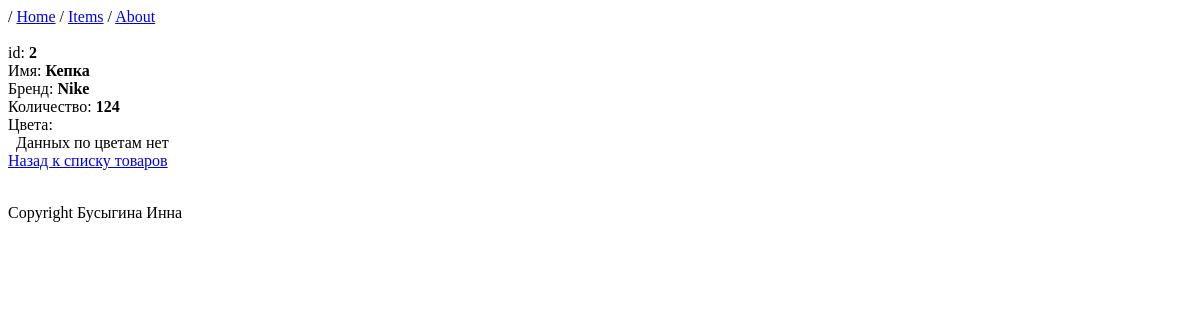
The app's page /item/2 with its own data.
### MainApp/models.py (models this page shows, shortened)
class Item(models.Model):
    name = models.CharField(max_length=100)
    brand = models.CharField(max_length=100)
    count = models.PositiveIntegerField()
    note = models.TextField(max_length=200,default="Описание элемента")
    colors = models.ManyToManyField(to=Color)

### MainApp/views.py (the view)
# urls.py: path('item/<int:item_id>', views.item_details, name ='item-detail')
def item_details(request, item_id: id):
    try:
        item_db = Item.objects.get(id=item_id)
        return render(request, "item.html", {"item": item_db})
    except ObjectDoesNotExist:
        return HttpResponseNotFound(
            f"""<p>Товар с id={item_id} не найден<br>
            <a href="/items">Назад к списку товаров</a></p>""")

### templates/item.html (shortened to what this page needs)
{% extends 'base.html' %}
{% block style %}
    {% load static %}
    {{ block.super }}
{% endblock %}
{% block content %}
    <div>id: <strong>{{ item.id }}</strong><br></div>
    <div>Имя: <strong>{{ item.name }}</strong><br></div>
    <div>Бренд: <strong>{{ item.brand }}</strong><br></div>
    <div>Количество: <strong>{{ item.count | default:"товар отсутствует"}}</strong><br></div>
    <div>Цвета:
    {% if item.colors.count %}
        <ul class='ul_no_mark'>
        {% for color in item.colors.all %}
            <li><div class='div_color' style="background-color: {{ color.name }}"></div>
            &nbsp;&nbsp;{{ color.name }}</li>
        {% endfor %}
        </ul>
    {% else %}
        <br>&nbsp;&nbsp;Данных по цветам нет
    {% endif %}
    </div>
    <a href="{% url "item-list" %}">Назад к списку товаров</a><br>
{% endblock %}

### records on screen
Item: id "2", name "Кепка", brand "Nike", count "124"

### other values on screen
{{ familyname }} "Бусыгина"
{{ name }} "Инна"
